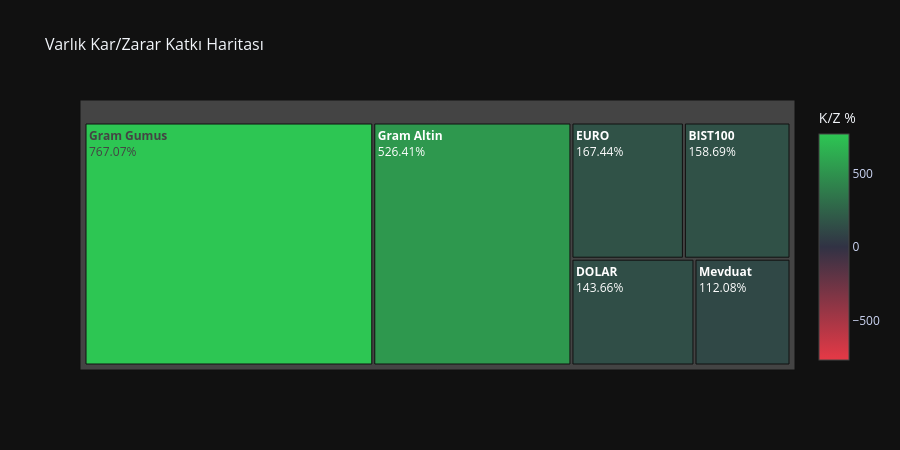
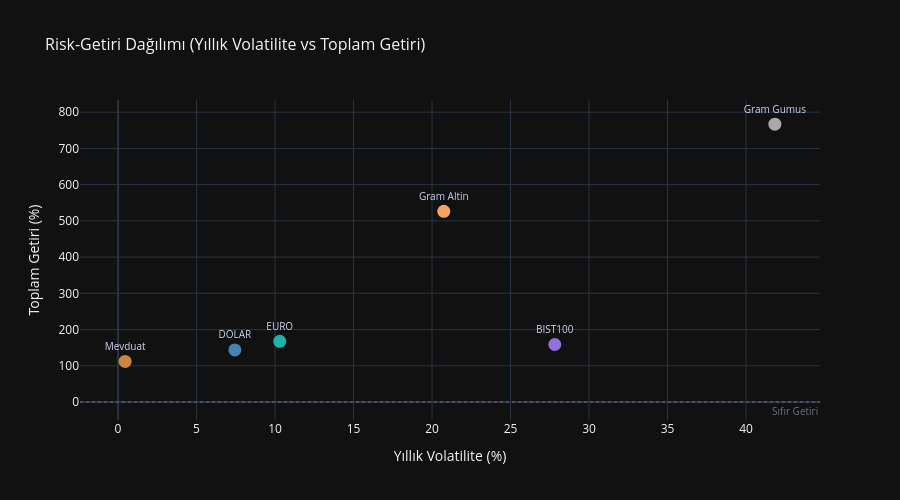

The notebook cell saved with these charts, in order:
### Markdown cell above
### Katkı Haritası ve Risk-Getiri Dağılımı

**Katkı Haritası (Treemap):**
Her kutunun **büyüklüğü** varlığın mutlak toplam getirisini (P&L), **rengi** ise yüzde getirisini gösterir.
Yeşil = kazanç · Kırmızı = kayıp. Hover'da P&L tutarı, yüzde getiri, ağırlık ve portföy katkısı görünür.

**Risk-Getiri Dağılımı (Scatter):**
Her nokta bir varlığı temsil eder. **X ekseni** yıllık volatilite (risk ölçütü),
**Y ekseni** başlangıçtan bu yana toplam getiriyi gösterir.
**Hedef konum: sol üst** (yüksek getiri + düşük risk = verimli varlık).
Sağ alt köşedeki noktalar yüksek risk taşıyıp düşük getiri sunuyor demektir.
Portföy mevcutsa yıldız (★) sembolüyle gösterilir.

### Code cell
# Katki haritasi - toplam getiri bazli (portfoy verisi yoksa sentetik hesaplanir)
if analysis_df.empty:
    raise ValueError("Katki haritasi icin analysis_df bos. Once dashboard'da en az bir varlik secin.")

_last  = analysis_df.iloc[-1]
_first = analysis_df.iloc[0]
_ret   = (_last / _first - 1) * 100
_n     = len(analysis_df.columns)
_weight = 100.0 / _n

contributions_analysis = pd.DataFrame({
    "Varlik Adi":       analysis_df.columns.tolist(),
    "pnl_tl":           (_ret * 1000).tolist(),
    "pnl_pct":          _ret.tolist(),
    "weight_pct":       [_weight] * _n,
    "contribution_pct": (_weight / 100 * _ret).tolist(),
})
contributions_analysis = contributions_analysis.rename(columns={"Varlik Adi": "Varl\u0131k Ad\u0131"})

# Treemap: buyukluk = mutlak P&L, renk = yuzde getiri
fig_treemap = build_treemap(contributions_analysis)
fig_treemap.show()

# Risk-getiri scatter: her nokta bir varlik
fig_scatter = build_risk_return_scatter(analysis_df)
fig_scatter.show()

### Figure 1 — Plotly figure (JSON) as saved in the notebook; plotly's stock layout.template omitted (floating-point values rounded to 4 significant figures)
{"data": [{"customdata": [["+526.413,6", 526.4, 16.67, 87.74], ["+767.069,0", 767.1, 16.67, 127.8], ["+143.664,0", 143.7, 16.67, 23.94], ["+167.440,6", 167.4, 16.67, 27.91], ["+158.691,4", 158.7, 16.67, 26.45], ["+112.080,6", 112.1, 16.67, 18.68]], "hovertemplate": "<b>%{label}</b><br>Kar/Zarar (TL): ₺%{customdata[0]}<br>Kar/Zarar (%): %{customdata[1]:+.2f}%<br>Ağırlık: %{customdata[2]:.2f}%<br>Katkı: %{customdata[3]:+.2f}%<extra></extra>", "labels": ["Gram Altin", "Gram Gumus", "DOLAR", "EURO", "BIST100", "Mevduat"], "marker": {"cmid": 0, "colorbar": {"tickfont": {"color": "#cdd6f4"}, "title": {"text": "K/Z %"}}, "colors": [526.4, 767.1, 143.7, 167.4, 158.7, 112.1], "colorscale": [[0, "#E63946"], [0.5, "#313244"], [1, "#2DC653"]], "showscale": true}, "parents": ["", "", "", "", "", ""], "texttemplate": "<b>%{label}</b><br>%{customdata[1]:+.2f}%", "type": "treemap", "values": [526400.0, 767100.0, 143700.0, 167400.0, 158700.0, 112100.0]}], "layout": {"height": 450, "title": {"font": {"size": 16}, "text": "Varlık Kar/Zarar Katkı Haritası"}}}

### Figure 2 — Plotly figure (JSON) as saved in the notebook; plotly's stock layout.template omitted (floating-point values rounded to 4 significant figures)
{"data": [{"hovertemplate": "<b>Gram Altin</b><br>Yıllık Volatilite: %{x:.2f}%<br>Toplam Getiri: %{y:+.2f}%<extra></extra>", "marker": {"color": "#F4A460", "line": {"width": 0}, "size": 13, "symbol": "circle"}, "mode": "markers+text", "name": "Gram Altin", "text": ["Gram Altin"], "textfont": {"color": "#cdd6f4", "size": 10}, "textposition": "top center", "type": "scatter", "x": [20.75], "y": [526.4]}, {"hovertemplate": "<b>Gram Gumus</b><br>Yıllık Volatilite: %{x:.2f}%<br>Toplam Getiri: %{y:+.2f}%<extra></extra>", "marker": {"color": "#A9A9A9", "line": {"width": 0}, "size": 13, "symbol": "circle"}, "mode": "markers+text", "name": "Gram Gumus", "text": ["Gram Gumus"], "textfont": {"color": "#cdd6f4", "size": 10}, "textposition": "top center", "type": "scatter", "x": [41.84], "y": [767.1]}, {"hovertemplate": "<b>DOLAR</b><br>Yıllık Volatilite: %{x:.2f}%<br>Toplam Getiri: %{y:+.2f}%<extra></extra>", "marker": {"color": "#4682B4", "line": {"width": 0}, "size": 13, "symbol": "circle"}, "mode": "markers+text", "name": "DOLAR", "text": ["DOLAR"], "textfont": {"color": "#cdd6f4", "size": 10}, "textposition": "top center", "type": "scatter", "x": [7.44], "y": [143.7]}, {"hovertemplate": "<b>EURO</b><br>Yıllık Volatilite: %{x:.2f}%<br>Toplam Getiri: %{y:+.2f}%<extra></extra>", "marker": {"color": "#20B2AA", "line": {"width": 0}, "size": 13, "symbol": "circle"}, "mode": "markers+text", "name": "EURO", "text": ["EURO"], "textfont": {"color": "#cdd6f4", "size": 10}, "textposition": "top center", "type": "scatter", "x": [10.3], "y": [167.4]}, {"hovertemplate": "<b>BIST100</b><br>Yıllık Volatilite: %{x:.2f}%<br>Toplam Getiri: %{y:+.2f}%<extra></extra>", "marker": {"color": "#9370DB", "line": {"width": 0}, "size": 13, "symbol": "circle"}, "mode": "markers+text", "name": "BIST100", "text": ["BIST100"], "textfont": {"color": "#cdd6f4", "size": 10}, "textposition": "top center", "type": "scatter", "x": [27.82], "y": [158.7]}, {"hovertemplate": "<b>Mevduat</b><br>Yıllık Volatilite: %{x:.2f}%<br>Toplam Getiri: %{y:+.2f}%<extra></extra>", "marker": {"color": "#CD853F", "line": {"width": 0}, "size": 13, "symbol": "circle"}, "mode": "markers+text", "name": "Mevduat", "text": ["Mevduat"], "textfont": {"color": "#cdd6f4", "size": 10}, "textposition": "top center", "type": "scatter", "x": [0.45], "y": [112.1]}], "layout": {"annotations": [{"font": {"color": "#6c7086", "size": 10}, "showarrow": false, "text": "Sıfır Getiri", "x": 1, "xanchor": "right", "xref": "x domain", "y": 0, "yanchor": "top", "yref": "y"}], "height": 500, "shapes": [{"line": {"color": "#6c7086", "dash": "dot", "width": 1}, "type": "line", "x0": 0, "x1": 1, "xref": "x domain", "y0": 0, "y1": 0, "yref": "y"}], "showlegend": false, "title": {"font": {"size": 16}, "text": "Risk-Getiri Dağılımı (Yıllık Volatilite vs Toplam Getiri)"}, "xaxis": {"title": {"text": "Yıllık Volatilite (%)"}}, "yaxis": {"title": {"text": "Toplam Getiri (%)"}}}}
